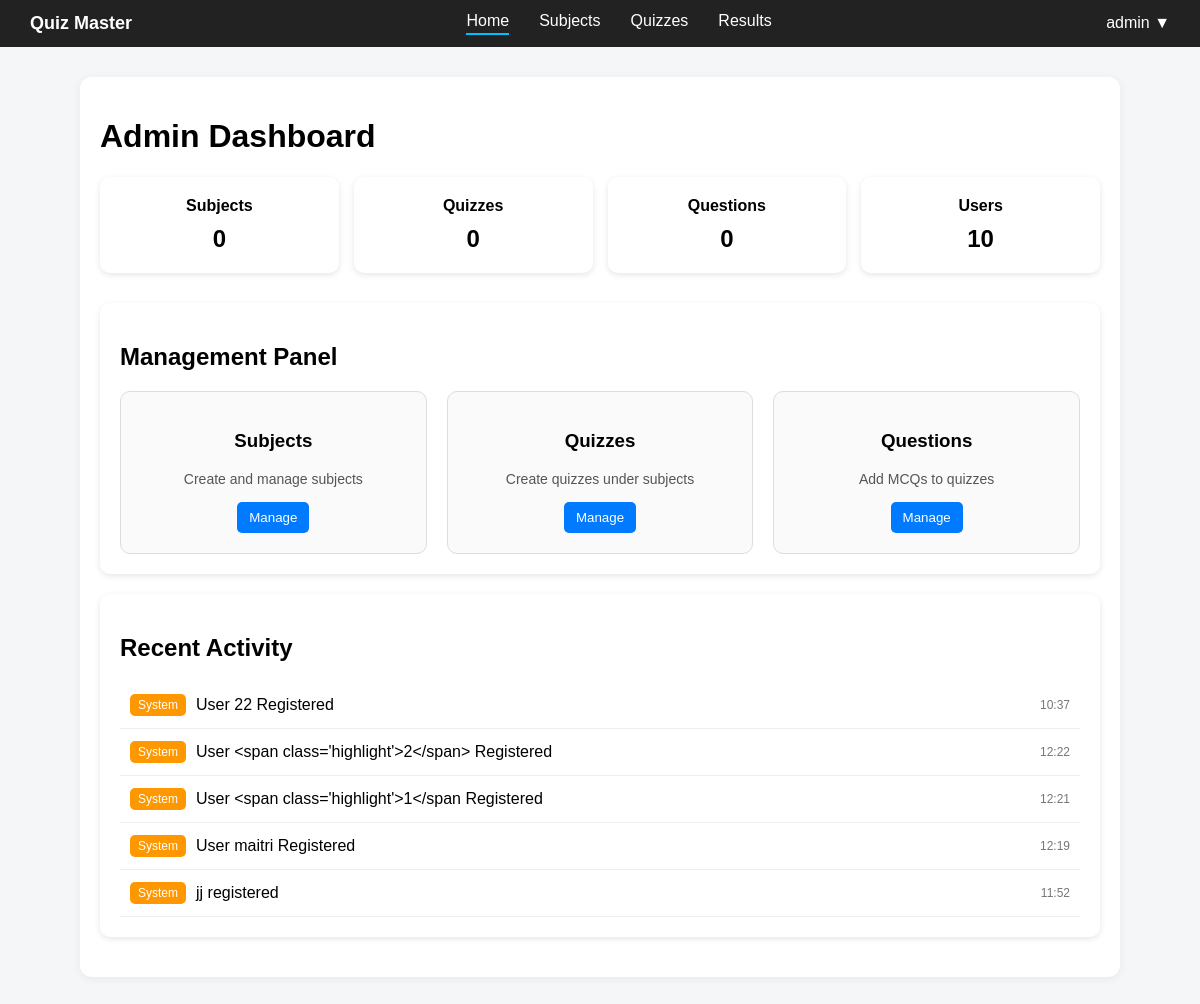
Page /admin (signed in) on the earlier database version.
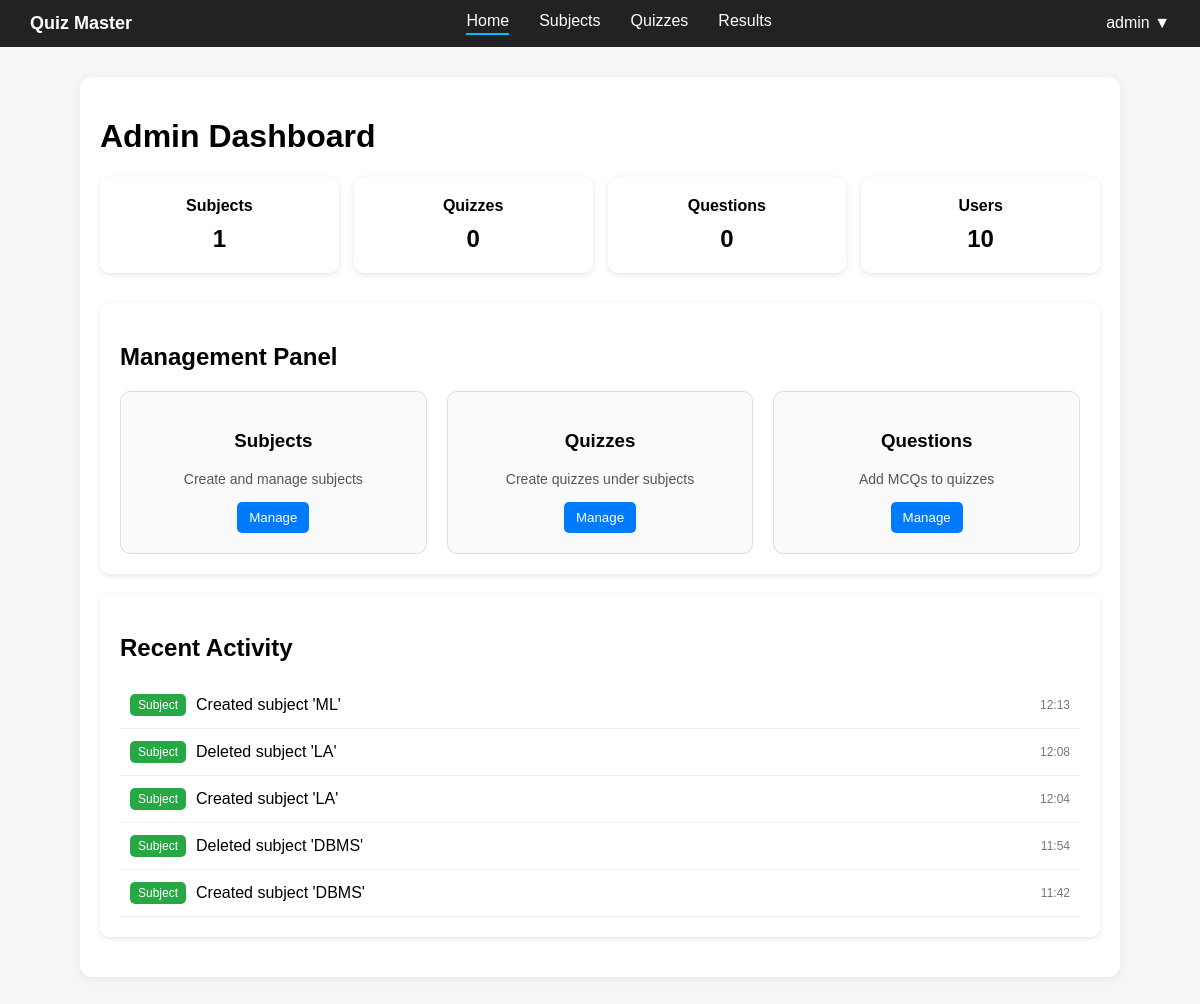
Same page on the later database version.
### controller/models.py (models this page shows)
class Activity(db.Model):
    __tablename__ = "activities"
    id = db.Column(db.Integer, primary_key=True)
    type = db.Column(db.String(50), nullable=False)
    message = db.Column(db.String(300), nullable=False)
    timestamp = db.Column(db.DateTime, default=datetime.utcnow)
    user_id = db.Column(db.Integer, db.ForeignKey("users.id"), nullable=True)

### app.py (the view)
@app.route('/admin')
def admin_dashboard():
    if "user_id" not in session:
        flash("Please login first")
        return redirect(url_for("landing"))
    if session.get('role') != "admin":
        flash("You are not authorized to access this page")
        return redirect(url_for("landing"))
    users_count = User.query.count()
    subjects_count = Subject.query.count()
    quizzes_count = Quiz.query.count()
    questions_count = Question.query.count()
    activities = (Activity.query.order_by(Activity.timestamp.desc()).limit(5).all())
    return render_template("admin_dashboard.html",users_count=users_count,subjects_count=subjects_count,quizzes_count=quizzes_count,questions_count=questions_count,activities=activities)

### templates/admin_dashboard.html (shortened to what this page needs)
{% extends "base.html" %}
{% block content %}
<h1>Admin Dashboard</h1>
<div class="stats">
    <div class="card">
        Subjects
        <span>{{ subjects_count }}</span>
    </div>
    <div class="card">
        Quizzes
        <span>{{ quizzes_count }}</span>
    </div>
    <div class="card">
        Questions
        <span>{{ questions_count }}</span>
    </div>
    <div class="card">Users<span>{{ users_count }}</span></div>
</div>
<div class="section">
    <h2>Management Panel</h2>
    <div class="manage-grid">
        <div class="manage-card">
            <h3>Subjects</h3>
            <p>Create and manage subjects</p>
            <div class="actions">
                <button onclick="location.href='{{ url_for('admin_subjects') }}'">
                    Manage
                </button>
            </div>
        </div>
        <div class="manage-card">
            <h3>Quizzes</h3>
            <p>Create quizzes under subjects</p>
            <div class="actions">
                <button onclick="location.href='#'">Manage</button>
            </div>
        </div>
        <div class="manage-card">
            <h3>Questions</h3>
            <p>Add MCQs to quizzes</p>
            <div class="actions">
                <button onclick="location.href='#'">Manage</button>
            </div>
        </div>
    </div>
</div>
<div class="section">
    <h2>Recent Activity</h2>
    {% if activities %}
    {% for a in activities %}
    <div class="activity-item">
        <span class="tag {{ a.type }}">
            {{ a.type|capitalize }}
        </span>
        <span class="text">
            {{ a.message }}
        </span>
        <span class="time">
            {{ a.timestamp.strftime('%H:%M') }}
        </span>
    </div>
    {% endfor %}
    {% else %}
    <p>No recent activity</p>
    {% endif %}
</div>
{% endblock %}

Differences in the rows shown:
no longer on this page (row unchanged): Activity: type "System", message "User 22 Registered", timestamp "10:37"
no longer on this page (row unchanged): Activity: type "System", message "User <span class='highlight'>2</span> Registered", timestamp "12:22"
no longer on this page (row unchanged): Activity: type "System", message "User <span class='highlight'>1</span Registered", timestamp "12:21"
no longer on this page (row unchanged): Activity: type "System", message "User maitri Registered", timestamp "12:19"
no longer on this page (row unchanged): Activity: type "System", message "jj registered", timestamp "11:52"
added Activity: type "Subject", message "Created subject 'ML'", timestamp "12:13"
added Activity: type "Subject", message "Deleted subject 'LA'", timestamp "12:08"
added Activity: type "Subject", message "Created subject 'LA'", timestamp "12:04"
added Activity: type "Subject", message "Deleted subject 'DBMS'", timestamp "11:54"
added Activity: type "Subject", message "Created subject 'DBMS'", timestamp "11:42"
Other differences:
{{ subjects_count }}: "0" → "1"
